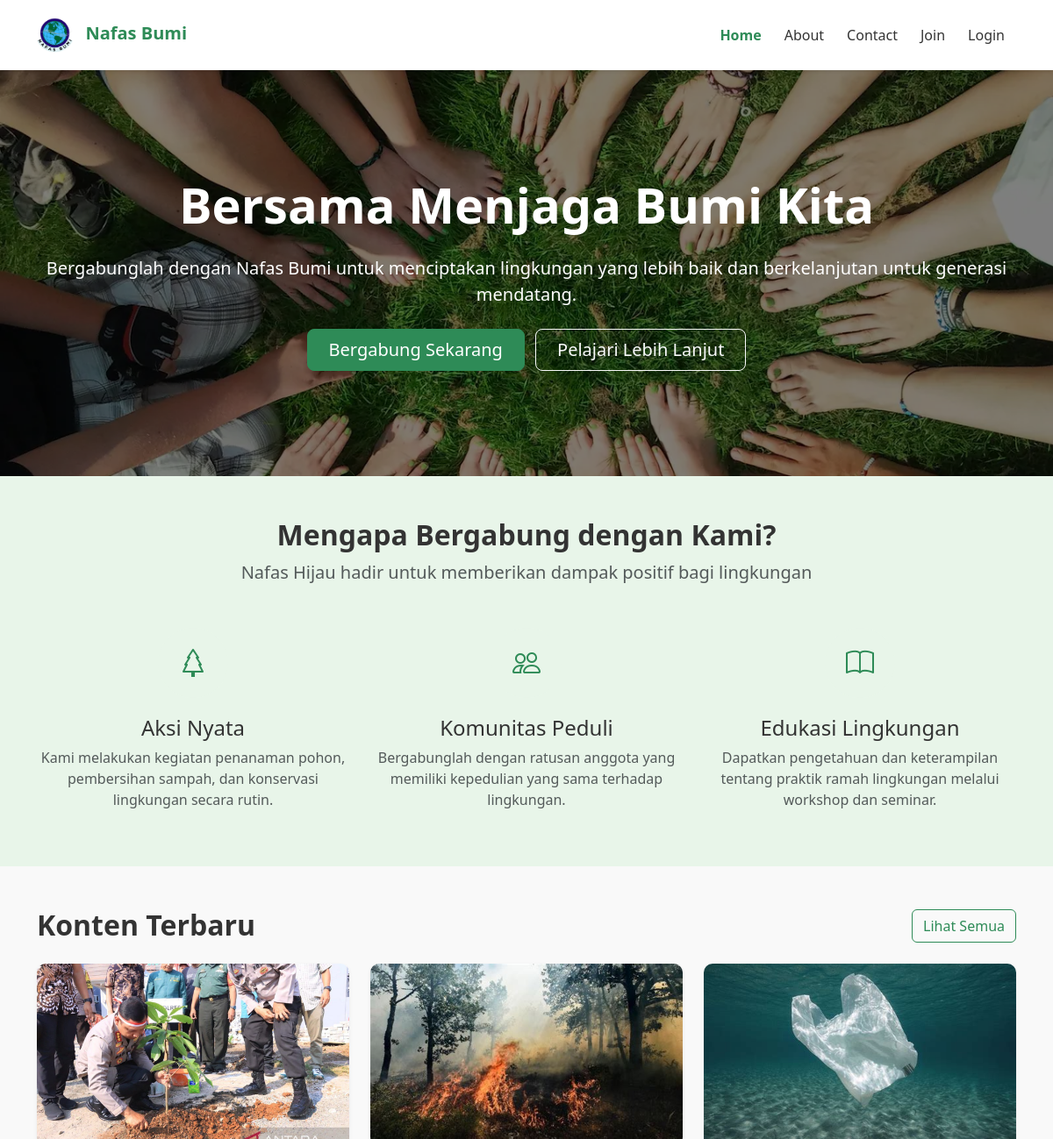
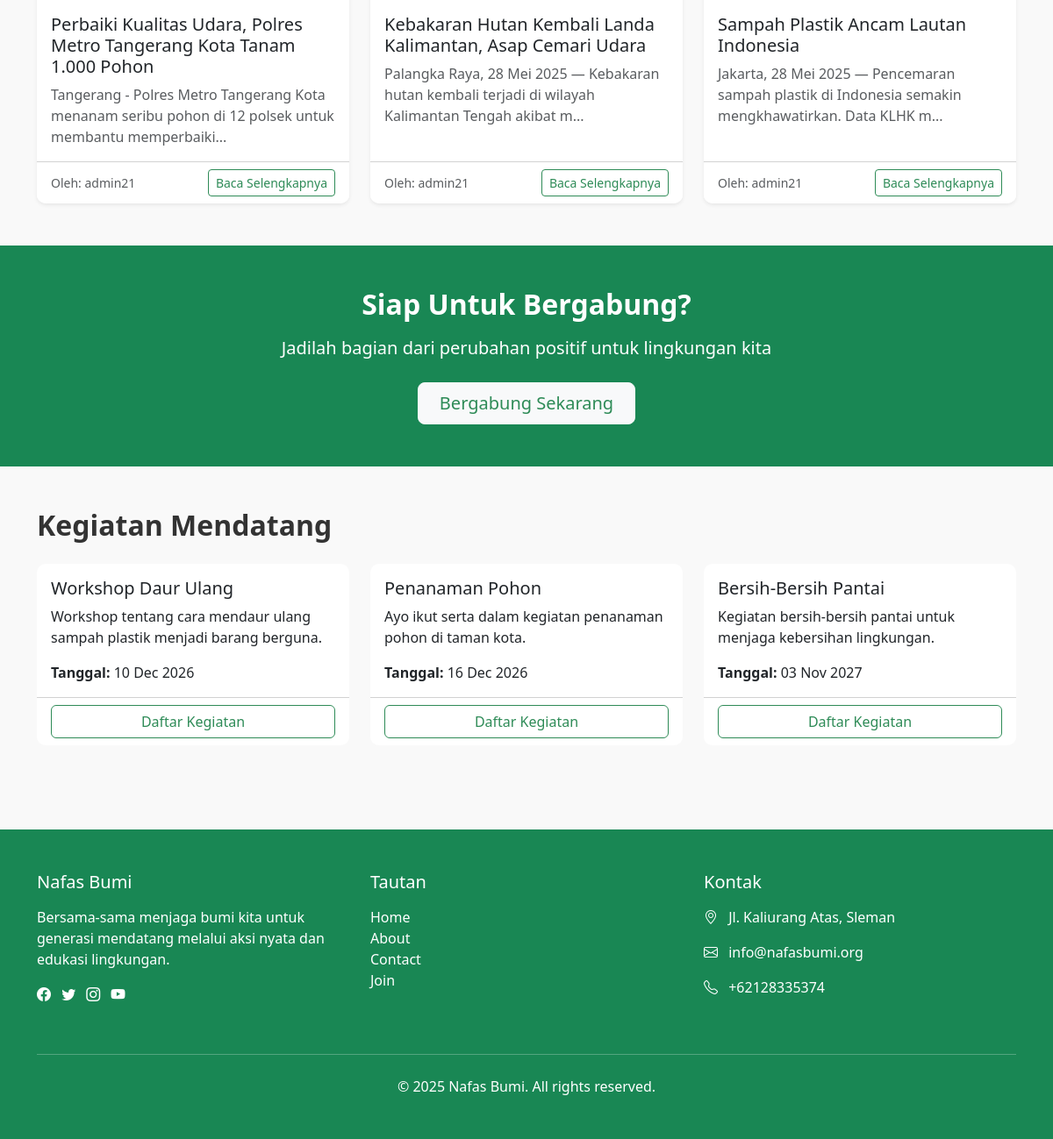
The page / on the database its author committed (2 pictures, top to bottom).
### tables this page shows
CREATE TABLE `content` (
  `id` int(11) NOT NULL,
  `title` varchar(255) NOT NULL,
  `content` text NOT NULL,
  `image` varchar(255) DEFAULT NULL,
  `created_at` timestamp NOT NULL DEFAULT current_timestamp(),
  `updated_at` timestamp NOT NULL DEFAULT current_timestamp() ON UPDATE current_timestamp(),
  `author_id` int(11) DEFAULT NULL
);

CREATE TABLE `users` (
  `id` int(11) NOT NULL,
  `username` varchar(50) NOT NULL,
  `password` varchar(255) NOT NULL,
  `email` varchar(100) NOT NULL,
  `full_name` varchar(100) NOT NULL,
  `role` enum('admin','member') DEFAULT 'member',
  `created_at` timestamp NOT NULL DEFAULT current_timestamp()
);

CREATE TABLE `events` (
  `id` int(11) NOT NULL,
  `title` varchar(255) NOT NULL,
  `description` text NOT NULL,
  `event_date` datetime NOT NULL,
  `location` varchar(255) DEFAULT NULL,
  `created_at` timestamp NOT NULL DEFAULT current_timestamp(),
  `updated_at` timestamp NOT NULL DEFAULT current_timestamp() ON UPDATE current_timestamp()
);

### includes/functions.php (called while the page is built, shortened)
<?php
function isLoggedIn() {
    return isset($_SESSION['user_id']);
}
function getLatestContent($mysqli, $limit = 3) {
    $sql = "SELECT c.*, u.username FROM content c
            JOIN users u ON c.author_id = u.id";
    $sql .= " ORDER BY c.created_at DESC LIMIT ?";
    $stmt = $mysqli->prepare($sql);
    $stmt->bind_param("i", $limit);
    $stmt->execute();
    $result = $stmt->get_result();
    return $result->fetch_all(MYSQLI_ASSOC);
}
function getUpcomingEvents($mysqli, $limit = 3) {
    $sql = "SELECT * FROM events WHERE event_date >= NOW() ORDER BY event_date ASC LIMIT ?";
    $stmt = $mysqli->prepare($sql);
    $stmt->bind_param("i", $limit);
    $stmt->execute();
    return $stmt->get_result()->fetch_all(MYSQLI_ASSOC);
}

### index.php (the view, shortened to what this page needs)
<?php
$currentPage = 'home';
require_once 'includes/db_connect.php';
include 'includes/header.php';
$latestArticles = getLatestContent($conn, 3);
$upcomingEvents = getUpcomingEvents($conn, 3);
?>
<section class="hero-section" style="background-image: url('assets/img/hero.jpg');">
    <div class="container hero-content text-center">
        <h1 class="display-4 fw-bold mb-4">Bersama Menjaga Bumi Kita</h1>
        <p class="lead mb-4">Bergabunglah dengan Nafas Bumi untuk menciptakan lingkungan yang lebih baik dan berkelanjutan untuk generasi mendatang.</p>
        <div>
            <a href="join.php" class="btn btn-success btn-lg me-2 px-4 py-2">Bergabung Sekarang</a>
            <a href="about.php" class="btn btn-outline-light btn-lg px-4 py-2">Pelajari Lebih Lanjut</a>
        </div>
    </div>
</section>
<section class="py-5 bg-light-green">
    <div class="container">
        <div class="text-center mb-5">
            <h2 class="fw-bold">Mengapa Bergabung dengan Kami?</h2>
            <p class="lead text-muted">Nafas Hijau hadir untuk memberikan dampak positif bagi lingkungan</p>
        </div>
        <div class="row g-4">
            <div class="col-md-4">
                <div class="text-center">
                    <div class="feature-icon mx-auto">
                        <i class="bi bi-tree"></i>
                    </div>
                    <h4>Aksi Nyata</h4>
                    <p class="text-muted">Kami melakukan kegiatan penanaman pohon, pembersihan sampah, dan konservasi lingkungan secara rutin.</p>
                </div>
            </div>
            <div class="col-md-4">
                <div class="text-center">
                    <div class="feature-icon mx-auto">
                        <i class="bi bi-people"></i>
                    </div>
                    <h4>Komunitas Peduli</h4>
                    <p class="text-muted">Bergabunglah dengan ratusan anggota yang memiliki kepedulian yang sama terhadap lingkungan.</p>
                </div>
            </div>
            <div class="col-md-4">
                <div class="text-center">
                    <div class="feature-icon mx-auto">
                        <i class="bi bi-book"></i>
                    </div>
                    <h4>Edukasi Lingkungan</h4>
                    <p class="text-muted">Dapatkan pengetahuan dan keterampilan tentang praktik ramah lingkungan melalui workshop dan seminar.</p>
                </div>
            </div>
        </div>
    </div>
</section>
<section class="py-5">
    <div class="container">
        <div class="d-flex justify-content-between align-items-center mb-4">
            <h2 class="fw-bold mb-0">Konten Terbaru</h2>
            <a href="#" class="btn btn-outline-success">Lihat Semua</a>
        </div>
        <div class="row g-4">
            <?php if (empty($latestArticles)): ?>
                <div class="col-12">
                    <div class="alert alert-info">Belum ada konten yang dipublikasikan.</div>
                </div>
            <?php else: ?>
                <?php foreach ($latestArticles as $article): ?>
                    <div class="col-md-4">
                        <div class="card h-100 shadow-sm">
                            <?php if (!empty($article['image'])): ?>
                                <img src="assets/img/<?php echo htmlspecialchars($article['image']); ?>" class="card-img-top" alt="<?php echo htmlspecialchars($article['title']); ?>">
                            <?php else: ?>
                                <img src="assets/img/default-article.jpg" class="card-img-top" alt="Default Image">
                            <?php endif; ?>
                            <div class="card-body">
                                <h5 class="card-title"><?php echo htmlspecialchars($article['title']); ?></h5>
                                <p class="card-text text-muted"><?php echo substr(strip_tags($article['content']), 0, 100); ?>...</p>
                            </div>
                            <div class="card-footer bg-white d-flex justify-content-between align-items-center">
                                <small class="text-muted">Oleh: <?php echo htmlspecialchars($article['username']); ?></small>
                                <a href="#" class="btn btn-sm btn-outline-success">Baca Selengkapnya</a>
                            </div>
                        </div>
                    </div>
                <?php endforeach; ?>
            <?php endif; ?>
        </div>
    </div>
</section>
<section class="py-5 bg-success text-white">
    <div class="container text-center">
        <h2 class="fw-bold mb-3">Siap Untuk Bergabung?</h2>
        <p class="lead mb-4">Jadilah bagian dari perubahan positif untuk lingkungan kita</p>
        <a href="join.php" class="btn btn-light btn-lg text-success px-4">Bergabung Sekarang</a>
    </div>
</section>
<section class="py-5">
    <div class="container">
        <h2 class="fw-bold mb-4">Kegiatan Mendatang</h2>
        <div class="row g-4">
            <?php if (empty($upcomingEvents)): ?>
                <div class="col-12">
                    <div class="alert alert-info">Belum ada kegiatan yang dijadwalkan.</div>
                </div>
            <?php else: ?>
                <?php foreach ($upcomingEvents as $event): ?>
                    <div class="col-md-4">
                        <div class="card h-100 border-success">
                            <div class="card-body">
                                <h5 class="card-title"><?php echo htmlspecialchars($event['title']); ?></h5>
                                <p class="card-text"><?php echo htmlspecialchars($event['description']); ?></p>
                                <p class="card-text"><strong>Tanggal:</strong> <?php echo date('d M Y', strtotime($event['event_date'])); ?></p>
                            </div>
                            <div class="card-footer bg-white">
                                <a href="#" class="btn btn-outline-success w-100">Daftar Kegiatan</a>
                            </div>
                        </div>
                    </div>
                <?php endforeach; ?>
            <?php endif; ?>
        </div>
    </div>
</section>
<?php include 'includes/footer.php'; ?>

### includes/header.php (shortened to what this page needs)
<?php require_once dirname(__FILE__) . '/functions.php'; ?>
<!DOCTYPE html>
<html lang="id">
<head>
    <link href="https://cdn.jsdelivr.net/npm/bootstrap@5.3.0/dist/css/bootstrap.min.css" rel="stylesheet">
    <link rel="stylesheet" href="https://cdnjs.cloudflare.com/ajax/libs/font-awesome/6.4.0/css/all.min.css">
    <link rel="stylesheet" href="https://cdn.jsdelivr.net/npm/bootstrap-icons@1.10.0/font/bootstrap-icons.css">
    <link rel="stylesheet" href="/nafas-bumi/assets/css/style.css">
</head>
<body>
    <nav class="navbar navbar-expand-lg navbar-light bg-white shadow-sm sticky-top">
        <div class="container">
            <a class="navbar-brand" href="/nafas-bumi/index.php">
                <img src="/nafas-bumi/assets/img/logo.png" alt="Nafas Bumi Logo" height="40">
                <span class="ms-2 text-success fw-bold">Nafas Bumi</span>
            </a>
            <div class="collapse navbar-collapse" id="navbarNav">
                <ul class="navbar-nav ms-auto">
                    <li class="nav-item">
                        <a class="nav-link <?php echo $currentPage === 'home' ? 'active fw-bold' : ''; ?>" href="/nafas-bumi/index.php">Home</a>
                    </li>
                    <li class="nav-item">
                        <a class="nav-link <?php echo $currentPage === 'about' ? 'active fw-bold' : ''; ?>" href="/nafas-bumi/about.php">About</a>
                    </li>
                    <li class="nav-item">
                        <a class="nav-link <?php echo $currentPage === 'contact' ? 'active fw-bold' : ''; ?>" href="/nafas-bumi/contact.php">Contact</a>
                    </li>
                    <li class="nav-item">
                        <a class="nav-link <?php echo $currentPage === 'join' ? 'active fw-bold' : ''; ?>" href="/nafas-bumi/join.php">Join</a>
                    </li>
                    <?php if (isLoggedIn()): ?>
                        <?php if (isAdmin()): ?>
                            <li class="nav-item">
                                <a class="nav-link <?php echo $currentPage === 'admin' ? 'active fw-bold' : ''; ?>" href="/nafas-bumi/admin/dashboard.php">Admin</a>
                            </li>
                        <?php endif; ?>
                        <li class="nav-item">
                            <a class="nav-link" href="/nafas-bumi/logout.php">Logout</a>
                        </li>
                    <?php else: ?>
                        <li class="nav-item">
                            <a class="nav-link <?php echo $currentPage === 'login' ? 'active fw-bold' : ''; ?>" href="/nafas-bumi/login.php">Login</a>
                        </li>
                    <?php endif; ?>
                </ul>
            </div>
        </div>
    </nav>

### includes/footer.php
<footer class="bg-success text-white py-5 mt-5">
        <div class="container">
            <div class="row">
                <div class="col-md-4 mb-4">
                    <h5 class="mb-3">Nafas Bumi</h5>
                    <p>Bersama-sama menjaga bumi kita untuk generasi mendatang melalui aksi nyata dan edukasi lingkungan.</p>
                    <div class="social-icons">
                        <a href="#" class="text-white me-2"><i class="bi bi-facebook"></i></a>
                        <a href="#" class="text-white me-2"><i class="bi bi-twitter"></i></a>
                        <a href="#" class="text-white me-2"><i class="bi bi-instagram"></i></a>
                        <a href="#" class="text-white"><i class="bi bi-youtube"></i></a>
                    </div>
                </div>
                <div class="col-md-4 mb-4">
                    <h5 class="mb-3">Tautan</h5>
                    <ul class="list-unstyled">
                        <li><a href="/nafas-bumi/index.php" class="text-white text-decoration-none">Home</a></li>
                        <li><a href="/nafas-bumi/about.php" class="text-white text-decoration-none">About</a></li>
                        <li><a href="/nafas-bumi/contact.php" class="text-white text-decoration-none">Contact</a></li>
                        <li><a href="/nafas-bumi/join.php" class="text-white text-decoration-none">Join</a></li>
                    </ul>
                </div>
                <div class="col-md-4 mb-4">
                    <h5 class="mb-3">Kontak</h5>
                    <address class="mb-0">
                        <p><i class="bi bi-geo-alt me-2"></i> Jl. Kaliurang Atas, Sleman</p>
                        <p><i class="bi bi-envelope me-2"></i> info@nafasbumi.org</p>
                        <p><i class="bi bi-telephone me-2"></i> +62128335374</p>
                    </address>
                </div>
            </div>
            <hr class="my-4 bg-light">
            <div class="text-center">
                <p class="mb-0">&copy; <?php echo date('Y'); ?> Nafas Bumi. All rights reserved.</p>
            </div>
        </div>
    </footer>
</body>
</html>

### assets/css/style.css (style rules this page uses)
:root { --primary-color: #2e8b57; --secondary-color: #98fb98; --light-color: #e8f5e9; --dark-color: #1b5e20; --white-color: #ffffff; }
body { font-family: "Segoe UI", Tahoma, Geneva, Verdana, sans-serif; color: #333; background-color: #f9f9f9; }
.navbar { padding: 15px 0; }
.navbar-brand { font-weight: 700; }
.nav-link { color: #333 !important; font-weight: 500; margin: 0 5px; transition: all 0.3s; }
.nav-link:hover, .nav-link.active { color: var(--primary-color) !important; }
.hero-section { background-size: cover; background-position: center; color: white; position: relative; padding: 120px 0; }
.hero-section::before { content: ""; position: absolute; top: 0; left: 0; width: 100%; height: 100%; background: rgba(0, 0, 0, 0.5); }
.hero-content { position: relative; z-index: 1; }
.btn-success { background-color: var(--primary-color); border-color: var(--primary-color); }
.btn-outline-success { color: var(--primary-color); border-color: var(--primary-color); }
.card { border: none; border-radius: 10px; overflow: hidden; transition: transform 0.3s, box-shadow 0.3s; }
.card-img-top { height: 200px; object-fit: cover; }
.feature-icon { width: 80px; height: 80px; border-radius: 50%; background-color: var(--light-color); display: flex; align-items: center; justify-content: center; margin-bottom: 20px; }
.feature-icon i { font-size: 32px; color: var(--primary-color); }
footer { background-color: var(--primary-color); }
.bg-light-green { background-color: var(--light-color); }
.text-success { color: var(--primary-color) !important; }
.border-success { border-color: var(--primary-color) !important; }

### rows shown on the page
content: image (picture), title "Perbaiki Kualitas Udara, Polres Metro Tangerang Kota Tanam 1.000 Pohon", content "Tangerang - Polres Metro Tangerang Kota menanam seribu pohon di 12 polsek untuk membantu memperbaiki", author.username "admin21"
content: image (picture), title "Kebakaran Hutan Kembali Landa Kalimantan, Asap Cemari Udara", content "Palangka Raya, 28 Mei 2025 — Kebakaran hutan kembali terjadi di wilayah Kalimantan Tengah akibat m", author.username "admin21"
content: image (picture), title "Sampah Plastik Ancam Lautan Indonesia", content "Jakarta, 28 Mei 2025 — Pencemaran sampah plastik di Indonesia semakin mengkhawatirkan. Data KLHK m", author.username "admin21"
events: title "Workshop Daur Ulang", description "Workshop tentang cara mendaur ulang sampah plastik menjadi barang berguna.", event_date "10 Dec 2026"
events: title "Penanaman Pohon", description "Ayo ikut serta dalam kegiatan penanaman pohon di taman kota.", event_date "16 Dec 2026"
events: title "Bersih-Bersih Pantai", description "Kegiatan bersih-bersih pantai untuk menjaga kebersihan lingkungan.", event_date "03 Nov 2027"
